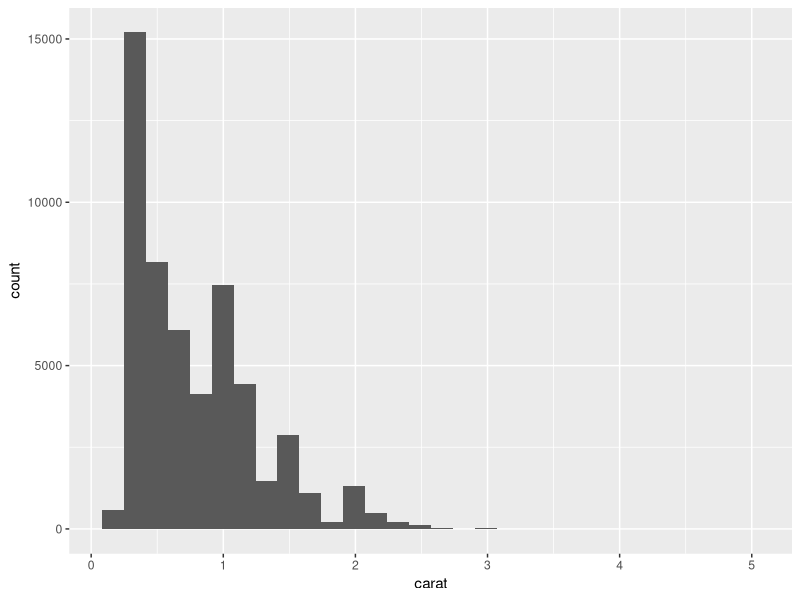
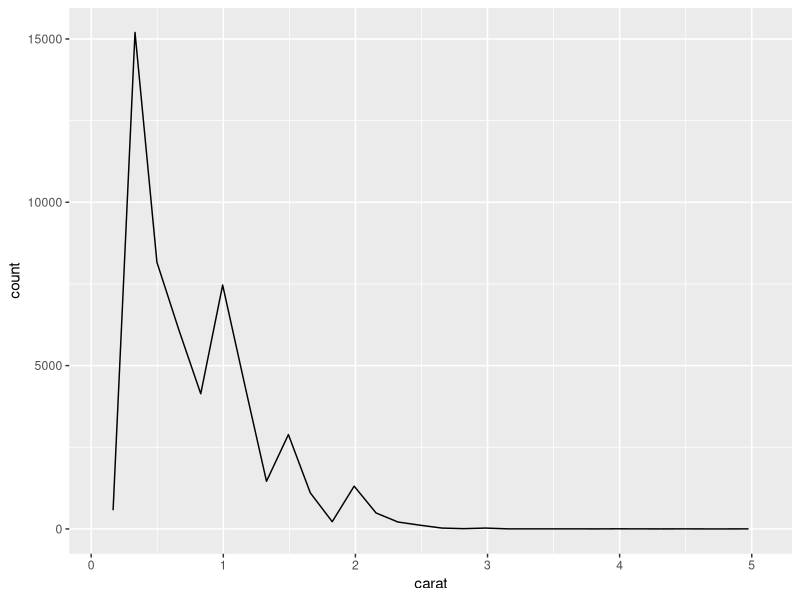
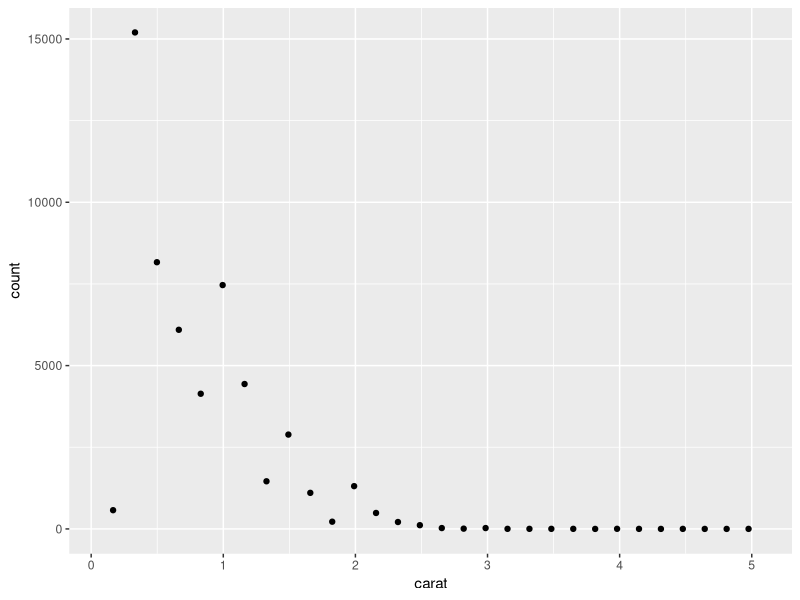
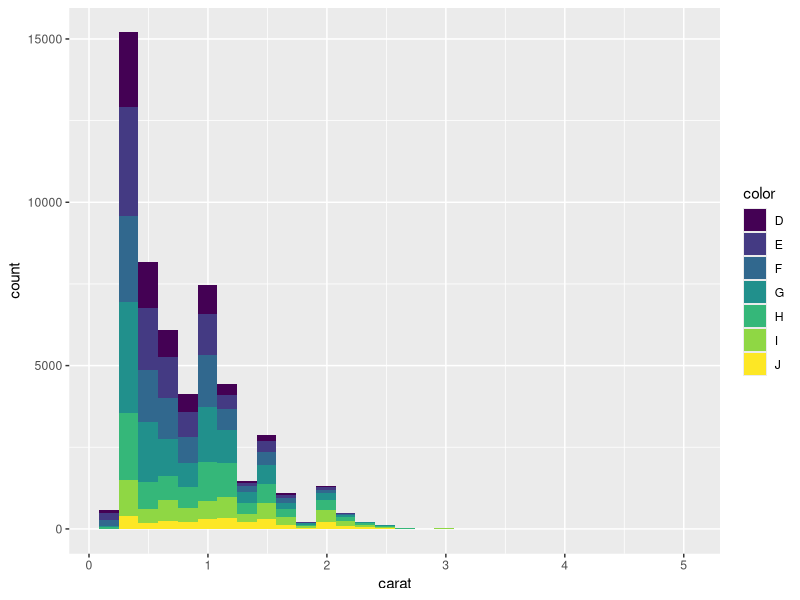
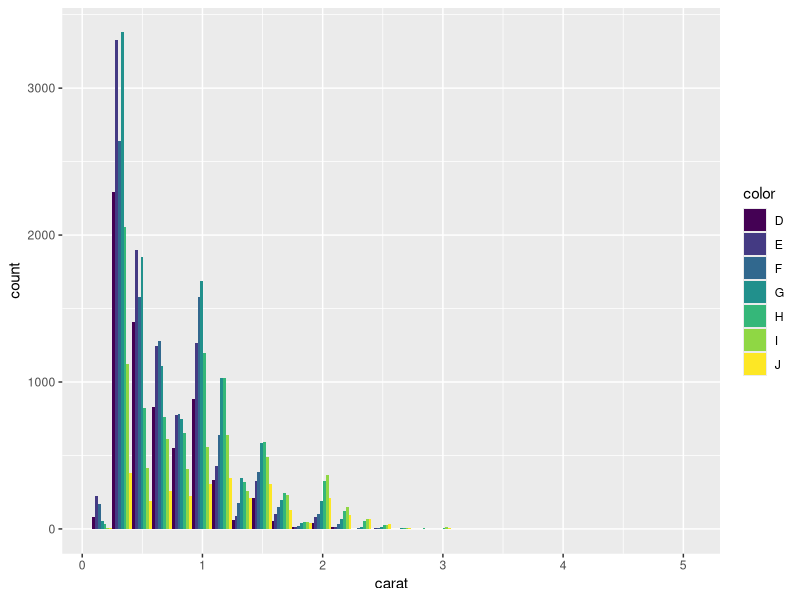

Source code (R) for these figures, in order:
library(ggplot2)

# 1. Create histogram using layer function
s <- ggplot(data = diamonds) +
  layer(
    data = diamonds,
    mapping = aes(x = carat),
    stat = "bin",
    geom = "bar",
    position = "identity"  # Adding position parameter
  )

print(s)

# 2. Create histogram using geom_line
s_line <- ggplot(data = diamonds) +
  geom_line(mapping = aes(x = carat), stat = "bin")

print(s_line)

# Create histogram using geom_point
s_point <- ggplot(data = diamonds) +
  geom_point(mapping = aes(x = carat), stat = "bin")

print(s_point)

# 3. Create histogram with aesthetic mapping
l <- ggplot(data = diamonds) +
  geom_bar(mapping = aes(x = carat, fill = color), stat = "bin")

print(l)


# 4. Histogram with dodge position adjustment
l_dodge <- ggplot(data = diamonds) +
  geom_bar(mapping = aes(x = carat, fill = color), stat = "bin", position = "dodge")

print(l_dodge)

